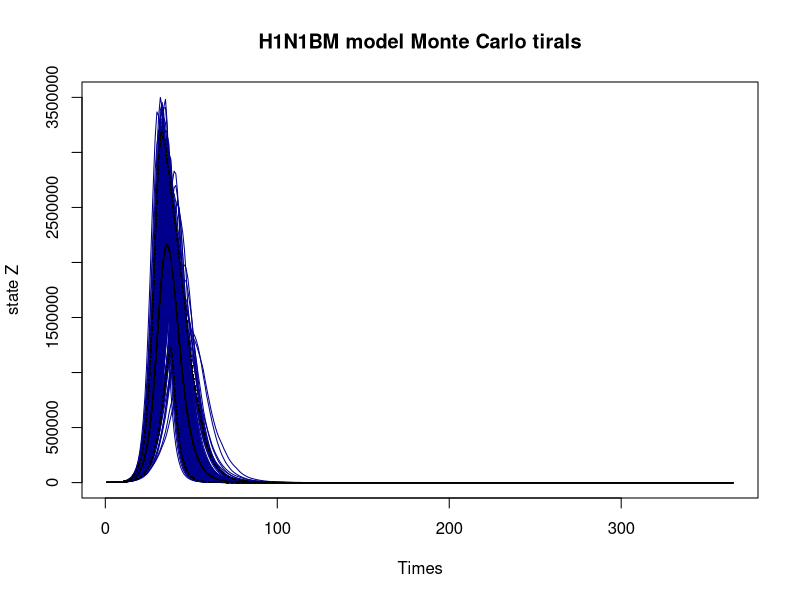
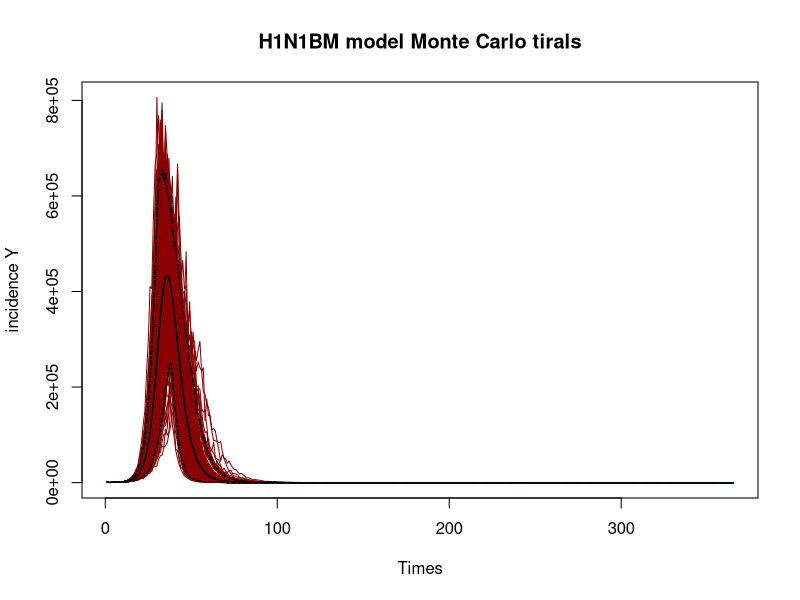
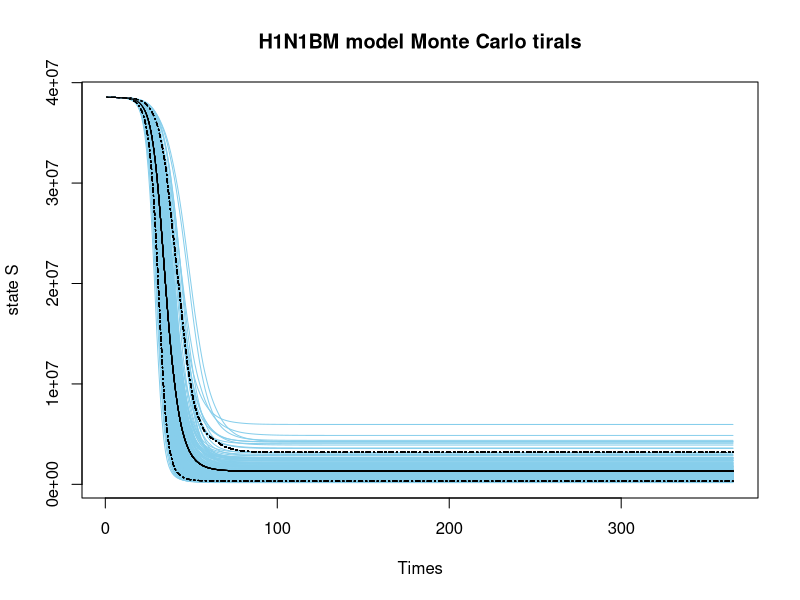
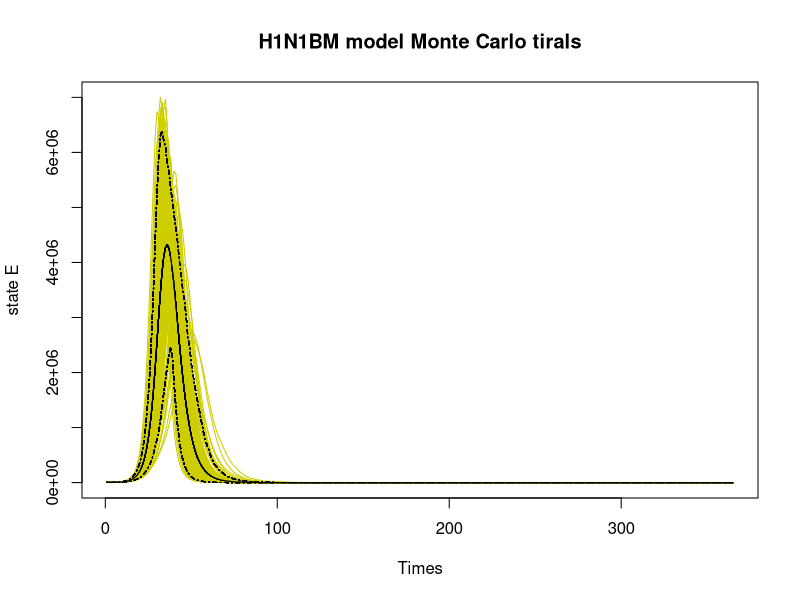
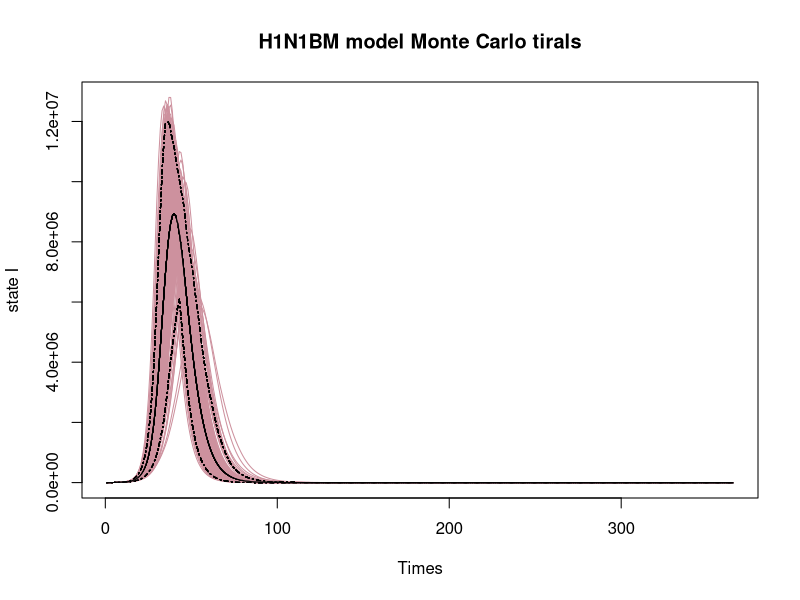
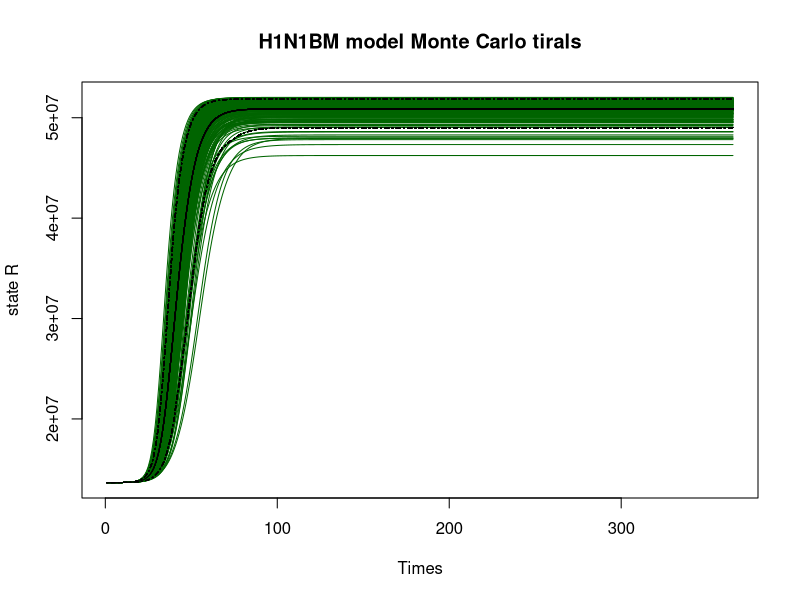
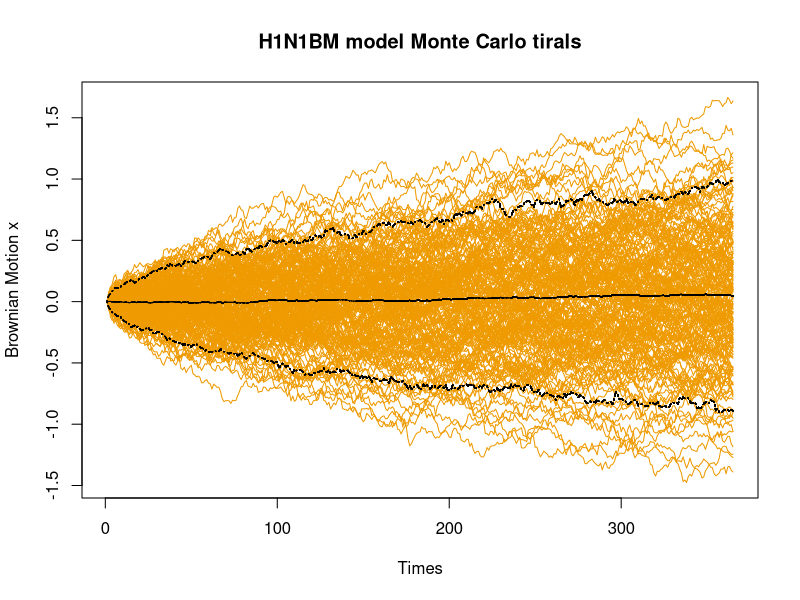
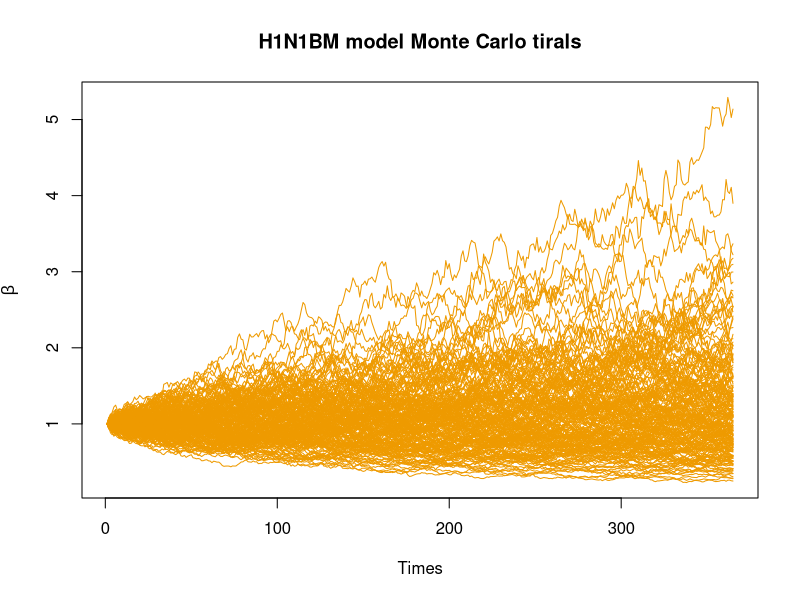

Write the R code that produced these figures, in order.
## ---- chunk 1
knitr::opts_chunk$set(echo = TRUE)
## ---- chunk 2

rm(list=ls())
require(deSolve)
set.seed(20231)

#Simulate a bm process
ornstein_uhlenbeck <- function(n,sigma,x0,lens,e){
  dt <- 1
  x<-vector(length=lens)
  for (i in 1:n) {
    if (i==1){x[i]=x0}
    else{
      x[i]  <-  x[i-1] + sigma*e[i-1]}
  }
  
  return(x);
}

# Replication Generation function
gen_ode_model <- function(rep_time = 200, ori_seed = 20231, tims = 365, 
                          n = 52196381, pars = c(k=2, gamma=5),
                          ini_state = c(t=1,S=N-1, E=1, I=0, R=0),
                          tau = 0.1){
  
  times = 1:tims
  N = n
  
  #Construct matrix dataframe of states: times*replicates
  Zs = setNames(data.frame(matrix(NA, nrow = tims, ncol = rep_time)), paste0("Z", 1:rep_time))
  Ys = setNames(Zs, paste0("Y", 1:rep_time))
  dSs = setNames(Zs, paste0("dS", 1:rep_time))
  dEs = setNames(Zs, paste0("dE", 1:rep_time))
  dIs = setNames(Zs, paste0("dI", 1:rep_time))
  dRs = setNames(Zs, paste0("dR", 1:rep_time)) 
  
  # add x and e dataframe
  
  xs = setNames(Zs, paste0("x", 1:rep_time))
  es = setNames(Zs, paste0("e", 1:rep_time))
  
  
  params = pars   
  initial_state = ini_state
  tau1 = tau
  
  #Main ODE Model
 H1N1BM <- function(time, current_state, params){
    
    with(as.list(c(current_state, params)),{
      
      dt <- 1
      dS <- -exp(x[t])*S*I/N
      dE <- exp(x[t])*S*I/N - E/k
      dI <- E/k - I/gamma
      dR <- I/gamma
      
      return(list(c(dt, dS, dE, dI, dR)))
    })
 }
 
  ## Replicate 200 times-Monte Carlo trials for 200 
  for (rep_i in 1:rep_time) {
    set.seed(ori_seed + 1000*rep_i)
    
    e = rnorm(n = length(times) , sd = 1)
    
    x = ornstein_uhlenbeck(tims, sigma=0.03, x0=0, tims,e)
    
    
    model4 = ode(initial_state, times, H1N1BM, params)
    
    Z1 = model4[,4]/2
    
    Y1 = vector(length = tims)
    
    for (i in 1:tims){
      Y1[i] = rlnorm(1,log(Z1[i]/5),tau1)
    }
    
    dSi = model4[,3]
    dEi = model4[,4]
    dIi = model4[,5]
    dRi = model4[,6]
    
    
    Zs[, rep_i] = Z1
    Ys[, rep_i] = Y1
    dSs[, rep_i] = dSi
    dEs[, rep_i] = dEi
    dIs[, rep_i] = dIi
    dRs[, rep_i] = dRi
  
    xs[, rep_i] = x
    es[, rep_i] = e
    
  }
  
  # output
  return(list(    
    Z = Zs,
    Y = Ys,
    dS = dSs,
    dE = dEs,
    dI = dIs,
    dR = dRs,
    x = xs,
    e = es))
}

#Initial state values
library('truncnorm')
R0 <- rtruncnorm(1, a=0, b=1, mean = 0.15, sd = 0.15)
E0 <-runif(1,-16, -9)
I0 <-runif(1,-16, -9)
S <- 52196381
R <- R0*S
S <- S - R

E <- exp(E0 + log(S))
S <- S - E
I <- exp(I0 + log(S))
S <- S - I

initial_state <- c(t=1, S=S, E=E, I=I, R=R)

ode_example <- gen_ode_model(rep_time = 200, ini_state = initial_state)


## for z

zs = ncol(ode_example$Z)
zs_mean = apply(ode_example$Z,1,mean)
zs_95 = apply(ode_example$Z, 1, quantile, probs=0.95)
zs_05 = apply(ode_example$Z, 1, quantile, probs=0.05)

for (i in 1:zs) {
  if (i == 1){
    plot(ode_example$Z[,1], col="darkblue", type = "l", 
         ylim = c(0, max(ode_example$Z)),
         xlab = 'Times', ylab = 'state Z',main="H1N1BM model Monte Carlo tirals")
  }
  else{
    lines(ode_example$Z[,i], col="darkblue")
  }
  lines(zs_mean,col="black",type="l")
  lines(zs_95,col="black",lty="dotdash")
  lines(zs_05,col="black",lty="dotdash")
}

## for y

ys = ncol(ode_example$Y)
ys_mean = apply(ode_example$Y,1,mean)
ys_95 = apply(ode_example$Y, 1, quantile, probs=0.95)
ys_05 = apply(ode_example$Y, 1, quantile, probs=0.05)
for (i in 1:ys) {
  if (i == 1){
    plot(ode_example$Y[,1], col="darkred", type = "l", 
         ylim = c( min(ode_example$Y), max(ode_example$Y)),
         xlab = 'Times', ylab = 'incidence Y',main="H1N1BM model Monte Carlo tirals")
  }
  else{
    lines(ode_example$Y[,i], col="darkred")
  }
  lines(ys_mean,col="black",type="l")
  lines(ys_95,col="black",lty="dotdash")
  lines(ys_05,col="black",lty="dotdash")
}

## for s

ss = ncol(ode_example$dS)
ss_mean = apply(ode_example$dS,1,mean)
ss_95 = apply(ode_example$dS, 1, quantile, probs=0.95)
ss_05 = apply(ode_example$dS, 1, quantile, probs=0.05)
for (i in 1:ss) {
  if (i == 1){
    plot(ode_example$dS[,1], col="skyblue", type = "l", 
         ylim = c(min(ode_example$dS), max(ode_example$dS)),
         xlab = 'Times', ylab = 'state S',main="H1N1BM model Monte Carlo tirals")
  }
  else{
    lines(ode_example$dS[,i], col="skyblue")
  }
  lines(ss_mean,col="black",type="l")
  lines(ss_95,col="black",lty="dotdash")
  lines(ss_05,col="black",lty="dotdash")
}


## for e

es = ncol(ode_example$dE)
es_mean = apply(ode_example$dE,1,mean)
es_95 = apply(ode_example$dE, 1, quantile, probs=0.95)
es_05 = apply(ode_example$dE, 1, quantile, probs=0.05)
for (i in 1:es) {
  if (i == 1){
    plot(ode_example$dE[,1], col="yellow3", type = "l", 
         ylim = c(min(ode_example$dE), max(ode_example$dE)),
         xlab = 'Times', ylab = 'state E',main="H1N1BM model Monte Carlo tirals")
  }
  else{
    lines(ode_example$dE[,i], col="yellow3")
  }
  lines(es_mean,col="black",type="l")
  lines(es_95,col="black",lty="dotdash")
  lines(es_05,col="black",lty="dotdash")
}


## for i

is = ncol(ode_example$dI)
is_mean = apply(ode_example$dI,1,mean)
is_95 = apply(ode_example$dI, 1, quantile, probs=0.95)
is_05 = apply(ode_example$dI, 1, quantile, probs=0.05)
for (i in 1:is) {
  if (i == 1){
    plot(ode_example$dI[,1], col="pink3", type = "l", 
         ylim = c(min(ode_example$dI), max(ode_example$dI)),
         xlab = 'Times', ylab = 'state I',main="H1N1BM model Monte Carlo tirals")
  }
  else{
    lines(ode_example$dI[,i], col="pink3")
  }
  lines(is_mean,col="black",type="l")
  lines(is_95,col="black",lty="dotdash")
  lines(is_05,col="black",lty="dotdash")
}


## for R

rs = ncol(ode_example$dR)
rs_mean = apply(ode_example$dR,1,mean)
rs_95 = apply(ode_example$dR, 1, quantile, probs=0.95)
rs_05 = apply(ode_example$dR, 1, quantile, probs=0.05)
for (i in 1:rs) {
  if (i == 1){
    plot(ode_example$dR[,1], col="darkgreen", type = "l", 
         ylim = c(min(ode_example$dR), max(ode_example$dR)),
         xlab = 'Times', ylab = 'state R',main="H1N1BM model Monte Carlo tirals")
  }
  else{
    lines(ode_example$dR[,i], col="darkgreen")
  }
  lines(rs_mean,col="black",type="l")
  lines(rs_95,col="black",lty="dotdash")
  lines(rs_05,col="black",lty="dotdash")
}



############### add plot of x and e

## for x
xs = ncol(ode_example$x)
xs_mean = apply(ode_example$x,1,mean)
xs_95 = apply(ode_example$x, 1, quantile, probs=0.95)
xs_05 = apply(ode_example$x, 1, quantile, probs=0.05)
for (i in 1:xs) {
  if (i == 1){
    plot(ode_example$x[,1], col="orange2", type = "l", 
         ylim = c(min(ode_example$x), max(ode_example$x)),
         xlab = 'Times', ylab = 'Brownian Motion x',main="H1N1BM model Monte Carlo tirals")
  }
  else{
    lines(ode_example$x[,i], col="orange2")
  }
  lines(xs_mean,col="black",type="l")
  lines(xs_95,col="black",lty="dotdash")
  lines(xs_05,col="black",lty="dotdash")
}

## for beta
xs = ncol(ode_example$x)

for (i in 1:xs) {
  if (i == 1){
    plot(exp(ode_example$x[,1]), col="orange2", type = "l", 
         ylim = c(min(exp(ode_example$x)), max(exp(ode_example$x))),
         xlab = 'Times', ylab = expression(beta),main="H1N1BM model Monte Carlo tirals")
  }
  else{
    lines(exp(ode_example$x[,i]), col="orange2")
  }
}

## for e

# es = ncol(ode_example$e)
# 
# for (i in 1:es) {
#   if (i == 1){
#     plot(ode_example$e[,1], col="grey", type = "l", 
#          ylim = c(min(ode_example$e), max(ode_example$e)),
#          xlab = 'Times', ylab = 'e',main="Covid_ou model Monte Carlo tirals")
#   }
#   else{
#     lines(ode_example$e[,i], col="grey")
#   }
# }
# 

## for all


lims = c(0, max(max(ode_example$dS), max(ode_example$dE), 
                max(ode_example$dI), max(ode_example$dR)))

ss = ncol(ode_example$dS)

for (i in 1:ss) {
  if (i == 1){
    plot(ode_example$dS[,1], col="skyblue", type = "l", 
         ylim = lims,
         xlab = 'Times', ylab = 'All states')
  }
  else{
    lines(ode_example$dS[,i], col="skyblue")
  }
  lines(ode_example$dE[,i], col="yellow3")
  lines(ode_example$dI[,i], col="pink3")
  lines(ode_example$dR[,i], col="darkgreen")
}
